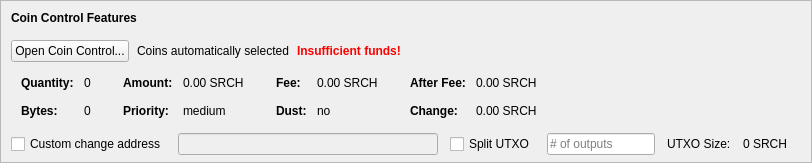
    <widget class="QFrame" name="frameCoinControl">
     <property name="sizePolicy">
      <sizepolicy hsizetype="Expanding" vsizetype="Expanding">
       <horstretch>0</horstretch>
       <verstretch>0</verstretch>
      </sizepolicy>
     </property>
     <property name="maximumSize">
      <size>
       <width>16777215</width>
       <height>16777215</height>
      </size>
     </property>
     <property name="frameShape">
      <enum>QFrame::StyledPanel</enum>
     </property>
     <property name="frameShadow">
      <enum>QFrame::Sunken</enum>
     </property>
     <layout class="QVBoxLayout" name="verticalLayoutCoinControl2">
      <property name="spacing">
       <number>0</number>
      </property>
      <property name="leftMargin">
       <number>0</number>
      </property>
      <property name="topMargin">
       <number>0</number>
      </property>
      <property name="rightMargin">
       <number>0</number>
      </property>
      <property name="bottomMargin">
       <number>6</number>
      </property>
      <item>
       <layout class="QVBoxLayout" name="verticalLayoutCoinControl" stretch="0,0,0,0,1">
        <property name="spacing">
         <number>0</number>
        </property>
        <property name="leftMargin">
         <number>10</number>
        </property>
        <property name="topMargin">
         <number>10</number>
        </property>
        <item>
         <layout class="QHBoxLayout" name="horizontalLayoutCoinControl1">
          <property name="bottomMargin">
           <number>15</number>
          </property>
          <item>
           <widget class="QLabel" name="labelCoinControlFeatures">
            <property name="sizePolicy">
             <sizepolicy hsizetype="Preferred" vsizetype="Maximum">
              <horstretch>0</horstretch>
              <verstretch>0</verstretch>
             </sizepolicy>
            </property>
            <property name="font">
             <font>
              <weight>75</weight>
              <bold>true</bold>
             </font>
            </property>
            <property name="styleSheet">
             <string notr="true">font-weight:bold;</string>
            </property>
            <property name="text">
             <string>Coin Control Features</string>
            </property>
           </widget>
          </item>
         </layout>
        </item>
        <item>
         <layout class="QHBoxLayout" name="horizontalLayoutCoinControl2" stretch="0,0,0,0">
          <property name="spacing">
           <number>8</number>
          </property>
          <property name="bottomMargin">
           <number>10</number>
          </property>
          <item>
           <widget class="QPushButton" name="pushButtonCoinControl">
            <property name="styleSheet">
             <string notr="true"/>
            </property>
            <property name="text">
             <string>Open Coin Control...</string>
            </property>
            <property name="autoDefault">
             <bool>false</bool>
            </property>
           </widget>
          </item>
          <item>
           <widget class="QLabel" name="labelCoinControlAutomaticallySelected">
            <property name="text">
             <string>Coins automatically selected</string>
            </property>
            <property name="margin">
             <number>5</number>
            </property>
           </widget>
          </item>
          <item>
           <widget class="QLabel" name="labelCoinControlInsuffFunds">
            <property name="font">
             <font>
              <weight>75</weight>
              <bold>true</bold>
             </font>
            </property>
            <property name="styleSheet">
             <string notr="true">color:red;font-weight:bold;</string>
            </property>
            <property name="text">
             <string>Insufficient funds!</string>
            </property>
            <property name="margin">
             <number>5</number>
            </property>
           </widget>
          </item>
          <item>
           <spacer name="horizontalSpacerCoinControl">
            <property name="orientation">
             <enum>Qt::Horizontal</enum>
            </property>
            <property name="sizeHint" stdset="0">
             <size>
              <width>40</width>
              <height>1</height>
             </size>
            </property>
           </spacer>
          </item>
         </layout>
        </item>
        <item>
         <widget class="QWidget" name="widgetCoinControl" native="true">
          <property name="sizePolicy">
           <sizepolicy hsizetype="Preferred" vsizetype="Preferred">
            <horstretch>0</horstretch>
            <verstretch>0</verstretch>
           </sizepolicy>
          </property>
          <property name="minimumSize">
           <size>
            <width>0</width>
            <height>0</height>
           </size>
          </property>
          <property name="styleSheet">
           <string notr="true"/>
          </property>
          <layout class="QHBoxLayout" name="horizontalLayoutCoinControl5">
           <property name="leftMargin">
            <number>0</number>
           </property>
           <property name="topMargin">
            <number>0</number>
           </property>
           <property name="rightMargin">
            <number>0</number>
           </property>
           <property name="bottomMargin">
            <number>0</number>
           </property>
           <item>
            <layout class="QHBoxLayout" name="horizontalLayoutCoinControl3" stretch="0,0,0,1">
             <property name="spacing">
              <number>20</number>
             </property>
             <property name="topMargin">
              <number>0</number>
             </property>
             <property name="bottomMargin">
              <number>10</number>
             </property>
             <item>
              <layout class="QFormLayout" name="formLayoutCoinControl1">
               <property name="horizontalSpacing">
                <number>10</number>
               </property>
               <property name="verticalSpacing">
                <number>14</number>
               </property>
               <property name="leftMargin">
                <number>10</number>
               </property>
               <property name="topMargin">
                <number>4</number>
               </property>
               <property name="rightMargin">
                <number>6</number>
               </property>
               <item row="0" column="0">
                <widget class="QLabel" name="labelCoinControlQuantityText">
                 <property name="font">
                  <font>
                   <weight>75</weight>
                   <bold>true</bold>
                  </font>
                 </property>
                 <property name="text">
                  <string>Quantity:</string>
                 </property>
                 <property name="margin">
                  <number>0</number>
                 </property>
                </widget>
               </item>
               <item row="0" column="1">
                <widget class="QLabel" name="labelCoinControlQuantity">
                 <property name="cursor">
                  <cursorShape>IBeamCursor</cursorShape>
                 </property>
                 <property name="contextMenuPolicy">
                  <enum>Qt::ActionsContextMenu</enum>
                 </property>
                 <property name="text">
                  <string notr="true">0</string>
                 </property>
                 <property name="margin">
                  <number>0</number>
                 </property>
                 <property name="textInteractionFlags">
                  <set>Qt::LinksAccessibleByMouse|Qt::TextSelectableByKeyboard|Qt::TextSelectableByMouse</set>
                 </property>
                </widget>
               </item>
               <item row="1" column="0">
                <widget class="QLabel" name="labelCoinControlBytesText">
                 <property name="font">
                  <font>
                   <weight>75</weight>
                   <bold>true</bold>
                  </font>
                 </property>
                 <property name="text">
                  <string>Bytes:</string>
                 </property>
                </widget>
               </item>
               <item row="1" column="1">
                <widget class="QLabel" name="labelCoinControlBytes">
                 <property name="cursor">
                  <cursorShape>IBeamCursor</cursorShape>
                 </property>
                 <property name="contextMenuPolicy">
                  <enum>Qt::ActionsContextMenu</enum>
                 </property>
                 <property name="text">
                  <string notr="true">0</string>
                 </property>
                 <property name="textInteractionFlags">
                  <set>Qt::LinksAccessibleByMouse|Qt::TextSelectableByKeyboard|Qt::TextSelectableByMouse</set>
                 </property>
                </widget>
               </item>
              </layout>
             </item>
             <item>
              <layout class="QFormLayout" name="formLayoutCoinControl2">
               <property name="horizontalSpacing">
                <number>10</number>
               </property>
               <property name="verticalSpacing">
                <number>14</number>
               </property>
               <property name="leftMargin">
                <number>6</number>
               </property>
               <property name="topMargin">
                <number>4</number>
               </property>
               <property name="rightMargin">
                <number>6</number>
               </property>
               <item row="0" column="0">
                <widget class="QLabel" name="labelCoinControlAmountText">
                 <property name="font">
                  <font>
                   <weight>75</weight>
                   <bold>true</bold>
                  </font>
                 </property>
                 <property name="text">
                  <string>Amount:</string>
                 </property>
                 <property name="margin">
                  <number>0</number>
                 </property>
                </widget>
               </item>
               <item row="0" column="1">
                <widget class="QLabel" name="labelCoinControlAmount">
                 <property name="cursor">
                  <cursorShape>IBeamCursor</cursorShape>
                 </property>
                 <property name="contextMenuPolicy">
                  <enum>Qt::ActionsContextMenu</enum>
                 </property>
                 <property name="text">
                  <string notr="true">0.00 SRCH</string>
                 </property>
                 <property name="textInteractionFlags">
                  <set>Qt::LinksAccessibleByMouse|Qt::TextSelectableByKeyboard|Qt::TextSelectableByMouse</set>
                 </property>
                </widget>
               </item>
               <item row="1" column="0">
                <widget class="QLabel" name="labelCoinControlPriorityText">
                 <property name="font">
                  <font>
                   <weight>75</weight>
                   <bold>true</bold>
                  </font>
                 </property>
                 <property name="text">
                  <string>Priority:</string>
                 </property>
                </widget>
               </item>
               <item row="1" column="1">
                <widget class="QLabel" name="labelCoinControlPriority">
                 <property name="cursor">
                  <cursorShape>IBeamCursor</cursorShape>
                 </property>
                 <property name="contextMenuPolicy">
                  <enum>Qt::ActionsContextMenu</enum>
                 </property>
                 <property name="text">
                  <string>medium</string>
                 </property>
                 <property name="textInteractionFlags">
                  <set>Qt::LinksAccessibleByMouse|Qt::TextSelectableByKeyboard|Qt::TextSelectableByMouse</set>
                 </property>
                </widget>
               </item>
              </layout>
             </item>
             <item>
              <layout class="QFormLayout" name="formLayoutCoinControl3">
               <property name="horizontalSpacing">
                <number>10</number>
               </property>
               <property name="verticalSpacing">
                <number>14</number>
               </property>
               <property name="leftMargin">
                <number>6</number>
               </property>
               <property name="topMargin">
                <number>4</number>
               </property>
               <property name="rightMargin">
                <number>6</number>
               </property>
               <item row="0" column="0">
                <widget class="QLabel" name="labelCoinControlFeeText">
                 <property name="font">
                  <font>
                   <weight>75</weight>
                   <bold>true</bold>
                  </font>
                 </property>
                 <property name="text">
                  <string>Fee:</string>
                 </property>
                 <property name="margin">
                  <number>0</number>
                 </property>
                </widget>
               </item>
               <item row="0" column="1">
                <widget class="QLabel" name="labelCoinControlFee">
                 <property name="cursor">
                  <cursorShape>IBeamCursor</cursorShape>
                 </property>
                 <property name="contextMenuPolicy">
                  <enum>Qt::ActionsContextMenu</enum>
                 </property>
                 <property name="text">
                  <string notr="true">0.00 SRCH</string>
                 </property>
                 <property name="textInteractionFlags">
                  <set>Qt::LinksAccessibleByMouse|Qt::TextSelectableByKeyboard|Qt::TextSelectableByMouse</set>
                 </property>
                </widget>
               </item>
               <item row="1" column="0">
                <widget class="QLabel" name="labelCoinControlLowOutputText">
                 <property name="font">
                  <font>
                   <weight>75</weight>
                   <bold>true</bold>
                  </font>
                 </property>
                 <property name="text">
                  <string>Dust:</string>
                 </property>
                </widget>
               </item>
               <item row="1" column="1">
                <widget class="QLabel" name="labelCoinControlLowOutput">
                 <property name="cursor">
                  <cursorShape>IBeamCursor</cursorShape>
                 </property>
                 <property name="contextMenuPolicy">
                  <enum>Qt::ActionsContextMenu</enum>
                 </property>
                 <property name="text">
                  <string>no</string>
                 </property>
                 <property name="textInteractionFlags">
                  <set>Qt::LinksAccessibleByMouse|Qt::TextSelectableByKeyboard|Qt::TextSelectableByMouse</set>
                 </property>
                </widget>
               </item>
              </layout>
             </item>
             <item>
              <layout class="QFormLayout" name="formLayoutCoinControl4">
               <property name="horizontalSpacing">
                <number>10</number>
               </property>
               <property name="verticalSpacing">
                <number>14</number>
               </property>
               <property name="leftMargin">
                <number>6</number>
               </property>
               <property name="topMargin">
                <number>4</number>
               </property>
               <property name="rightMargin">
                <number>6</number>
               </property>
               <item row="0" column="0">
                <widget class="QLabel" name="labelCoinControlAfterFeeText">
                 <property name="font">
                  <font>
                   <weight>75</weight>
                   <bold>true</bold>
                  </font>
                 </property>
                 <property name="text">
                  <string>After Fee:</string>
                 </property>
                 <property name="margin">
                  <number>0</number>
                 </property>
                </widget>
               </item>
               <item row="0" column="1">
                <widget class="QLabel" name="labelCoinControlAfterFee">
                 <property name="cursor">
                  <cursorShape>IBeamCursor</cursorShape>
                 </property>
                 <property name="contextMenuPolicy">
                  <enum>Qt::ActionsContextMenu</enum>
                 </property>
                 <property name="text">
                  <string notr="true">0.00 SRCH</string>
                 </property>
                 <property name="textInteractionFlags">
                  <set>Qt::LinksAccessibleByMouse|Qt::TextSelectableByKeyboard|Qt::TextSelectableByMouse</set>
                 </property>
                </widget>
               </item>
               <item row="1" column="0">
                <widget class="QLabel" name="labelCoinControlChangeText">
                 <property name="font">
                  <font>
                   <weight>75</weight>
                   <bold>true</bold>
                  </font>
                 </property>
                 <property name="text">
                  <string>Change:</string>
                 </property>
                </widget>
               </item>
               <item row="1" column="1">
                <widget class="QLabel" name="labelCoinControlChange">
                 <property name="cursor">
                  <cursorShape>IBeamCursor</cursorShape>
                 </property>
                 <property name="contextMenuPolicy">
                  <enum>Qt::ActionsContextMenu</enum>
                 </property>
                 <property name="text">
                  <string notr="true">0.00 SRCH</string>
                 </property>
                 <property name="textInteractionFlags">
                  <set>Qt::LinksAccessibleByMouse|Qt::TextSelectableByKeyboard|Qt::TextSelectableByMouse</set>
                 </property>
                </widget>
               </item>
              </layout>
             </item>
            </layout>
           </item>
          </layout>
         </widget>
        </item>
        <item>
         <layout class="QHBoxLayout" name="horizontalLayoutCoinControl4" stretch="0,0,0,0,0,0,0">
          <property name="spacing">
           <number>12</number>
          </property>
          <property name="sizeConstraint">
           <enum>QLayout::SetDefaultConstraint</enum>
          </property>
          <property name="topMargin">
           <number>5</number>
          </property>
          <property name="rightMargin">
           <number>5</number>
          </property>
          <item>
           <widget class="QCheckBox" name="checkBoxCoinControlChange">
            <property name="toolTip">
             <string>If this is activated, but the change address is empty or invalid, change will be sent to a newly generated address.</string>
            </property>
            <property name="text">
             <string>Custom change address</string>
            </property>
           </widget>
          </item>
          <item>
           <widget class="QValidatedLineEdit" name="lineEditCoinControlChange">
            <property name="enabled">
             <bool>false</bool>
            </property>
            <property name="sizePolicy">
             <sizepolicy hsizetype="Expanding" vsizetype="Fixed">
              <horstretch>0</horstretch>
              <verstretch>0</verstretch>
             </sizepolicy>
            </property>
           </widget>
          </item>
          <item>
           <widget class="QCheckBox" name="splitBlockCheckBox">
            <property name="text">
             <string>Split UTXO</string>
            </property>
           </widget>
          </item>
          <item>
           <widget class="QLineEdit" name="splitBlockLineEdit">
            <property name="sizePolicy">
             <sizepolicy hsizetype="Fixed" vsizetype="Fixed">
              <horstretch>50</horstretch>
              <verstretch>0</verstretch>
             </sizepolicy>
            </property>
            <property name="placeholderText">
             <string># of outputs</string>
            </property>
           </widget>
          </item>
          <item>
           <widget class="QLabel" name="labelBlockSizeText">
            <property name="text">
             <string>UTXO Size:</string>
            </property>
           </widget>
          </item>
          <item>
           <widget class="QLabel" name="labelBlockSize">
            <property name="text">
             <string>0 SRCH</string>
            </property>
           </widget>
          </item>
          <item>
           <widget class="QLabel" name="labelCoinControlChangeLabel">
            <property name="sizePolicy">
             <sizepolicy hsizetype="Preferred" vsizetype="Expanding">
              <horstretch>0</horstretch>
              <verstretch>0</verstretch>
             </sizepolicy>
            </property>
            <property name="minimumSize">
             <size>
              <width>0</width>
              <height>0</height>
             </size>
            </property>
            <property name="text">
             <string/>
            </property>
            <property name="margin">
             <number>3</number>
            </property>
           </widget>
          </item>
         </layout>
        </item>
        <item>
         <spacer name="verticalSpacerCoinControl">
          <property name="orientation">
           <enum>Qt::Vertical</enum>
          </property>
          <property name="sizeHint" stdset="0">
           <size>
            <width>800</width>
            <height>1</height>
           </size>
          </property>
         </spacer>
        </item>
       </layout>
      </item>
     </layout>
    </widget>
